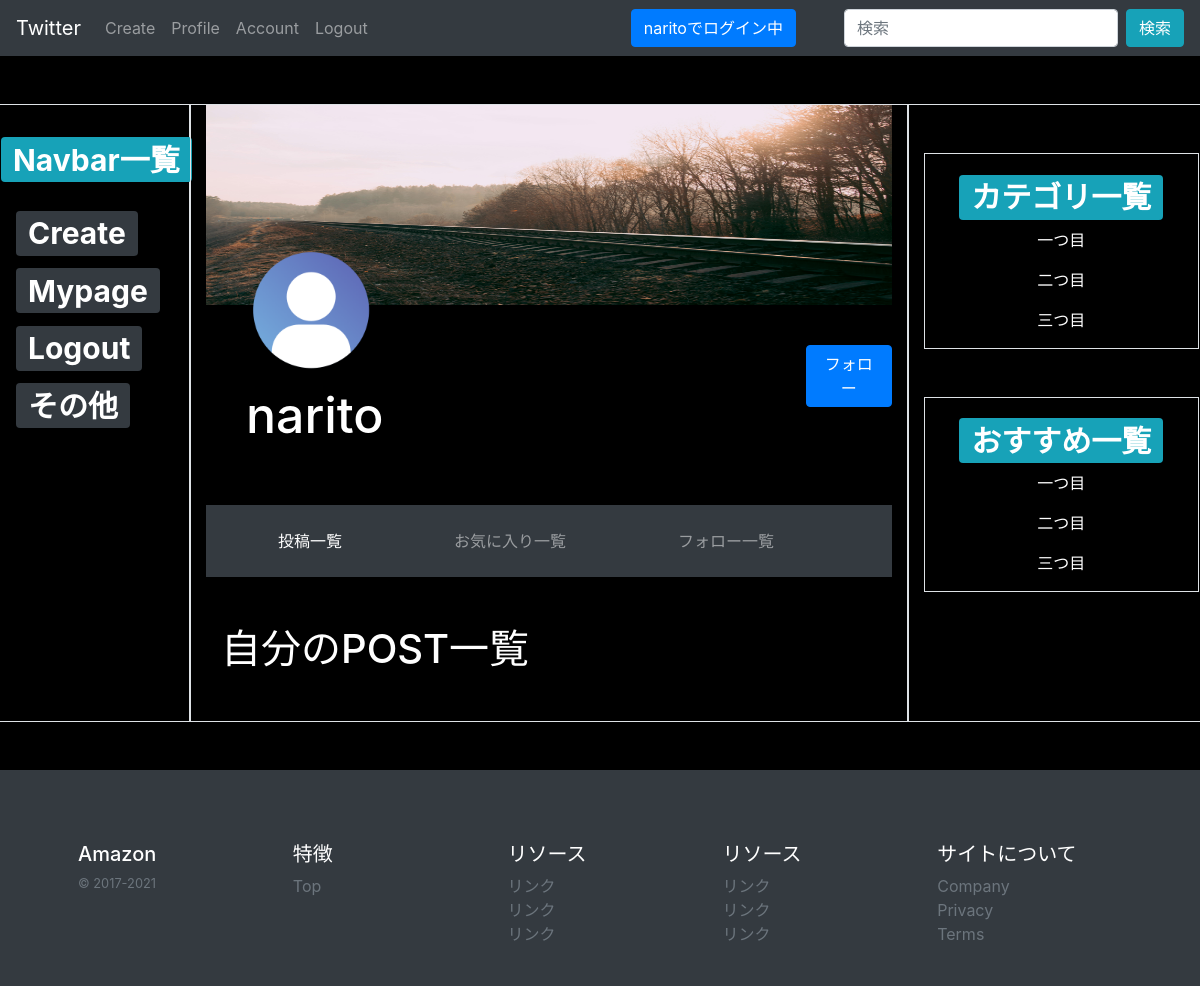
The app's page /user/1/ (signed in), older data.
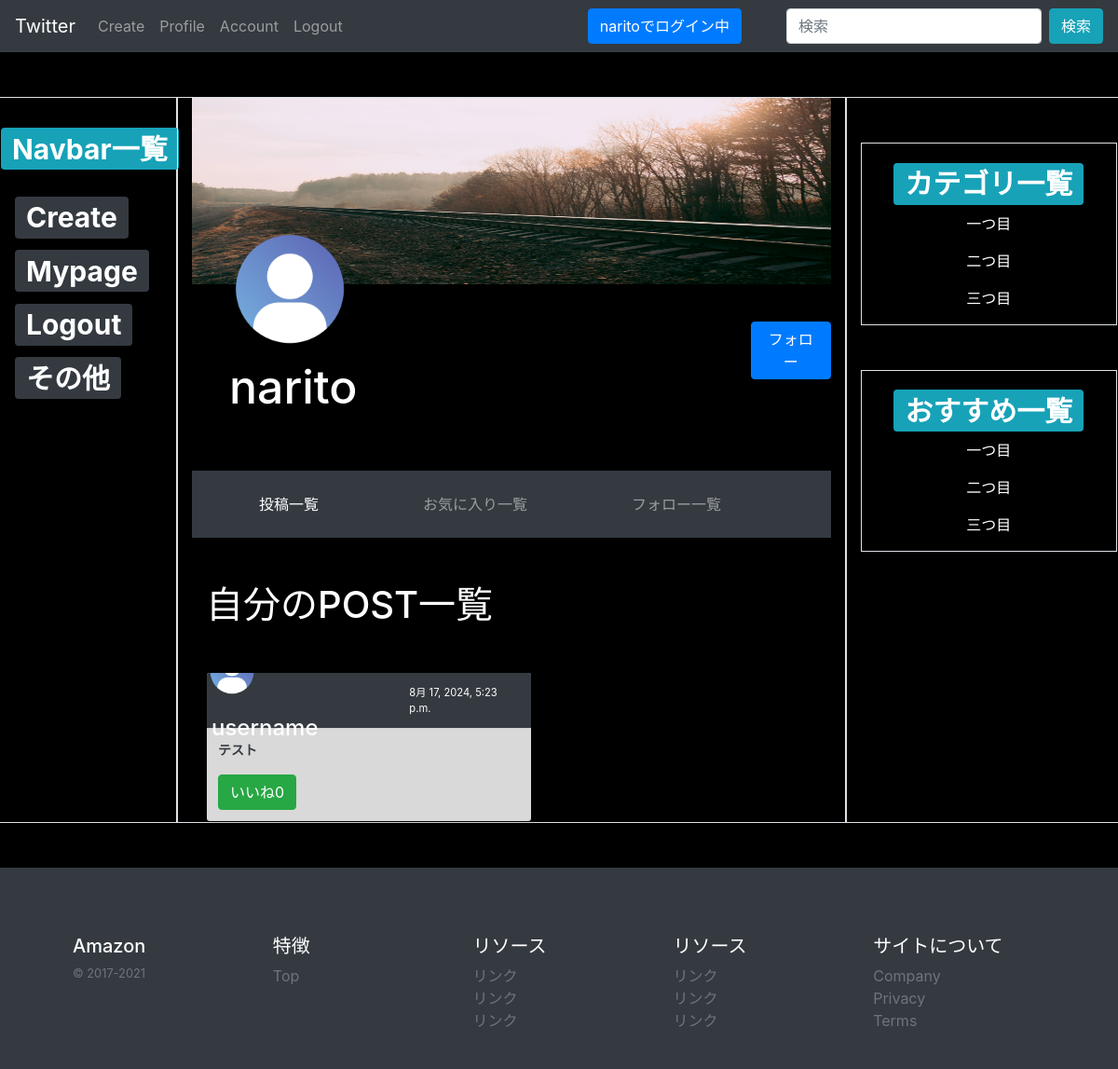
The same page, newer data.
### base/models/item_models.py (models this page shows, shortened)
class Item(models.Model):
    id=models.CharField(primary_key=True,max_length=50,default=create_id,editable=False)
    text=models.TextField(max_length=1000)
    image=models.ImageField(upload_to=upload_image_to,default='',blank=True)
    created_at=models.DateTimeField(auto_now_add=True)
    updated_at=models.DateTimeField(auto_now_add=True)
    read_count=models.PositiveIntegerField('閲覧数',default=0)
    good_count=models.PositiveIntegerField('いいね',default=0)
    usertext=models.CharField('user_itemの紐付け用',max_length=50,default='a')
    username=models.ForeignKey(User,on_delete=models.CASCADE,null=True,blank=True)
    category=models.ForeignKey(Category,on_delete=models.SET_NULL,blank=True,null=True)
    tags=models.ManyToManyField(Tag,blank=True)

### base/views/account_views.py (the view)
# urls.py: path('user/<int:pk>/',views.UserView.as_view()),  #userモデルのpkが入っている
class UserView(generic.ListView):
    model=Item
    template_name='pages/user_list.html'
    def get_queryset(self):  ###追加
        current_user = self.request.user.username # ログイン中のユーザ名を取得（CustomUserモデルのusernameレコードの値を取得）
        user_data = User.objects.get(username=current_user) # QuerySet(条件が一致するレコードを全て取得)
        if user_data:
            queryset = Item.objects.filter(username=user_data).all() # QuerySet（一致するレコード全て取得）
        return queryset

### templates/pages/user_list.html (shortened to what this page needs)
{%extends 'base.html'%}
{% load static %}
{% block customcss %}
<link rel='stylesheet' type='text/css' href="{% static '/css/user_list.css' %}">
{% endblock customcss %}
{%block content%}
        <div class="relative ">
            <img class="icon_image rounded-circle absolute" src="/static/sample_image/kkrn_icon_user_1.png" alt="Circle image"  >
            <h1 class="absolute text1">{{user.username}}</h1>
            <a href="" class="btn btn-primary absolute text2">フォロー</a>
            <img src="/static/sample_image/pexels-iriser-673803.jpg" alt="" class="mypage-img" width="100%" height="200px">
        </div>
        <div class="">
            <nav class="navbar navbar-expand-lg navbar-dark bg-dark py-3">
                <div class="collapse navbar-collapse" id="navbarTogglerDemo01">
                  <ul class="navbar-nav mr-auto mt-2 mt-lg-0 ">
                    <li class="nav-item active mx-5 ">
                      <a class="nav-link " href="/user/{{user.pk}}/">投稿一覧<span class="sr-only">(current)</span></a>
                    </li>
                    <li class="nav-item mx-5 ">
                      <a class="nav-link" href="/user/good/{{user.pk}}/">お気に入り一覧</a>
                    </li>
                    <li class="nav-item mx-5 ">
                        <a class="nav-link" href="/user/like/{{user.pk}}/">フォロー一覧</a>
                    </li>
                  </ul>
                </div>
            </nav>
        </div>
          <div class="container">
            <h1 class="my-5">自分のPOST一覧</h1>
                  {%for object in object_list%}
                  <div class="toast fade show " role="alert" aria-live="assertive" aria-atomic="true">
                      <div class="header_line toast-header bg-dark text-white" width="60px" >
                          <div class="row my-3">
                              <img class="rounded-circle" src="/static/sample_image/kkrn_icon_user_1.png" alt="Circle image" height="60px" width="60px">
                              <h4 class="my-3 mx-2">username</h4>
                          </div>
                        <small class="ml-5">{{object.created_at}}</small>
                      </div>
                      <div class="toast-body">
                          <a href="/item/{{object.pk}}/" class="font-weight-bold text-dark"><p>{{object.text|linebreaksbr}}</p></a>
                          <a href="/item/good/{{object.pk}}/" class="btn btn-success">いいね{{object.good_count}}</a>
                      </div>
                  </div>
                  {%endfor%}
          </div>
{%endblock%}

Row changes from the older to the newer data that the page shows:
added Item: created_at "8月 17, 2024, 5:23 p.m.", text "テスト", good_count "0"
